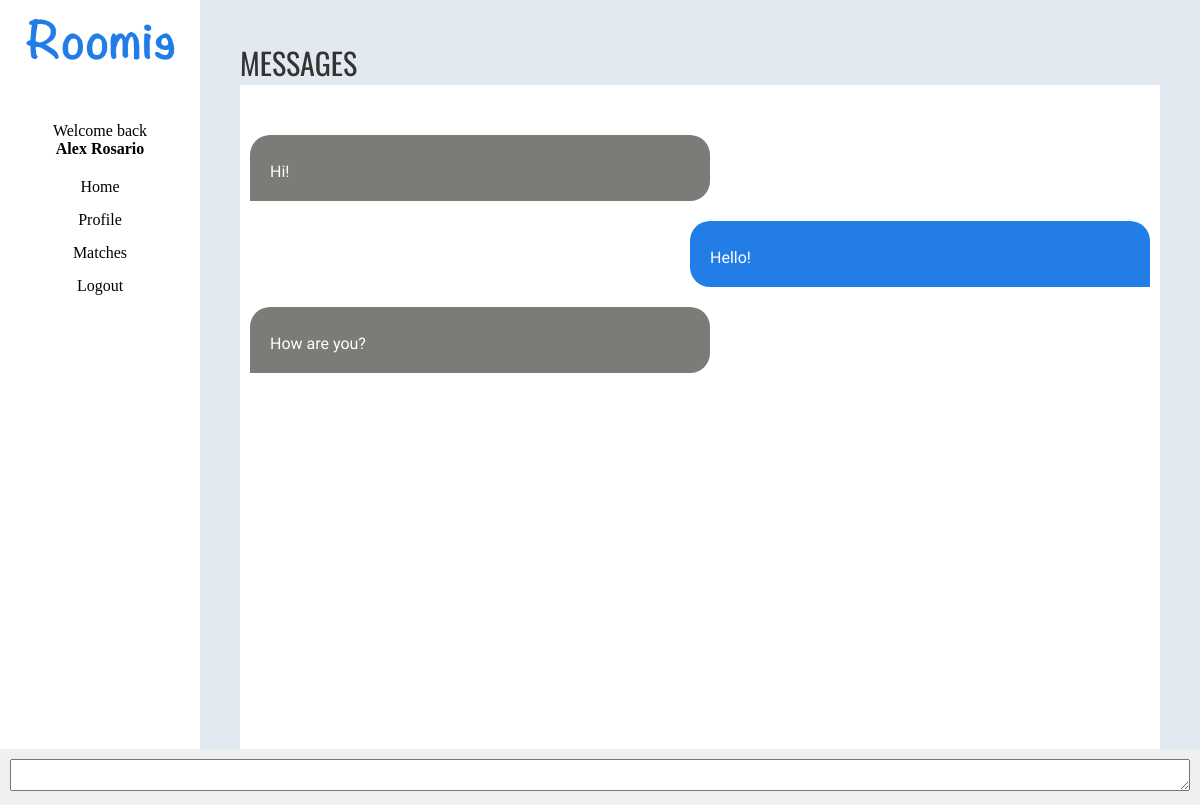
Screenshot of /messages.php?profileId=1 (signed in) with the database file from the repository.
### tables this page shows
CREATE TABLE `profiles` (
  `id` int(11) NOT NULL,
  `emailAddress` varchar(255) NOT NULL,
  `password` varchar(255) NOT NULL,
  `fullName` varchar(255) NOT NULL,
  `genderId` int(11) NOT NULL,
  `bio` mediumtext NOT NULL,
  `location` varchar(255) NOT NULL
);

CREATE TABLE `messages` (
  `id` int(11) NOT NULL,
  `senderProfileId` int(11) NOT NULL,
  `sentToProfileId` int(11) NOT NULL,
  `message` longtext NOT NULL
);

### libs/functions.php (called while the page is built, shortened)
<?php
    function connect(){
        return mysqli_connect("localhost", "sachinch_ecomu", "qwedsa@123", "sachinch_ecom");
    }
    function checkLoggedIn(){
        $user = selectOne("SELECT * FROM profiles WHERE id='".$_SESSION["profilesId"]."'");
        if($user){
        return $user;
        } else {
            header("location: index.php");
        }
    }
    function select($sql){
        $con = connect();
        $result = mysqli_query($con, $sql);
        $data = array();
        while($singleResult = mysqli_fetch_assoc($result)){
            $data[] = $singleResult;
        };
        return $data;
    }
    function selectOne($sql){
        $con = connect();
        $result = mysqli_query($con, $sql);
        $singleResult = mysqli_fetch_assoc($result);
        return $singleResult;
    }
?>

### messages.php (the view, shortened to what this page needs)
<?php
include("libs/functions.php");
$loggedUser = checkLoggedIn();
include("common/header.php");
?>
<div class="wrapper" id="messageWrap">
    <?php
        include("common/nav.php");
    ?>
        <div class="contentWrapper">
            <h1>Messages</h1>
            <div class="profileWrapper">
                <div id="messageContainer">
                    <?php
                    $sql ='SELECT
                    messages.id,
                    messages.senderProfileId,
                    messages.sentToProfileId,
                    messages.message,
                    IF(messages.senderProfileId='.$loggedUser["id"].', "sent", "received") as toggle
                    FROM messages
                    WHERE (senderProfileId='.$loggedUser["id"].' and sentToProfileId='.$_GET["profileId"].') or (senderProfileId='.$_GET["profileId"].' and sentToProfileId='.$loggedUser["id"].')';
                    $messageArray = select($sql);
                    foreach($messageArray as $message)
                    {
                    ?>
                    <div class="message <?=$message["toggle"]?>">
                        <p><?=$message["message"]?></p>
                    </div>
                    <?php
                    }
                    ?>
                </div>
                <div class="messageCreation">
                    <form method="post" action="saveMessage.php" id="messageCreationForm">
                        <textarea name="message" id="theMessage"></textarea>
                    </form>
                </div>
            </div>
        </div>
    </div>
</body>
</html>

### common/nav.php (shortened to what this page needs)
<header>
    <div id="navFlyout" class="flyouts">
        <div class="navigation">
            <div class="items">
                <div class="logo">
                    <img src="assets/logo.png" alt="Roomie logo">
                </div>
                <ul>
                    <li class="profileInfoText">
                        Welcome back <strong><?=$loggedUser["fullName"]?></strong>
                    </li>
                    <li>
                        <a href="listing.php">Home</a>
                    </li>
                    <li>
                        <a href="#">Profile</a>
                    </li>
                    <li>
                        <a href="matches.php">Matches</a>
                    </li>
                    <li>
                        <a href="logout.php">Logout</a>
                    </li>
                </ul>
            </div>
        </div>
    </div>
</header>

### css/site.css (style rules this page uses)
:root { --primary: #227DE7; --secondary: #333333; --tertiary: #e2e9f1; --background: #FFFFFF; --content: #7d7b77; --headlineOne: 'Oswald', sans-serif; --body: 'Quattrocento', serif; }
* { padding: 0px; margin: 0px; box-sizing: border-box; }
body, html { height: 100%; }
h1, h2 { font-family: var(--headlineOne); text-transform: uppercase; color: var(--secondary); font-size: 30px; font-weight: 400; }
p { font-family: var(--body); padding-top:7px; }
a { text-decoration: none; }
#navFlyout .navigation { background: var(--background); position: fixed; top: 0px; text-align: center; width: 200px; max-width: 100%;; height: 100%; z-index: 97; display: block; left: 0%; }
#navFlyout .navigation .logo img { width: 150px; max-width: 100%; margin-top: 15px; }
#navFlyout .navigation a { color: var(--body); }
.contentWrapper { margin-left:200px; background: var(--tertiary); padding: 40px; height:100%; }
.profileInfoText strong { display: block; }
.profileInfoText { margin-bottom: 20px; margin-top: 40px; }
.navigation li a { margin-bottom: 15px; display: block; }
.wrapper { height: 100%; }
.profileWrapper { background: var(--background); text-align: center; padding: 40px 0; }
#messageWrap .profileWrapper { position: relative; height: 100%; }
.messageCreation { position: fixed; bottom: 0; width: 100%; left: 0; z-index: 99; background: #efefef; padding: 10px; }
#messageWrap .message { width: 50%; float: right; padding: 20px; background: var(--primary); color: #FFFFFF; border-radius: 20px 20px 0px 20px; margin: 10px; text-align: left; }
#messageWrap .message.received { border-radius: 20px 20px 20px 0px; float: left; background: var(--content); }
#theMessage { width: 100%; }

### css/grid.css (style rules this page uses)
* { box-sizing: border-box; }

### rows the page displays
profiles: fullName "Alex Rosario"
messages: message "Hi!"
messages: message "Hello!"
messages: message "How are you?"
